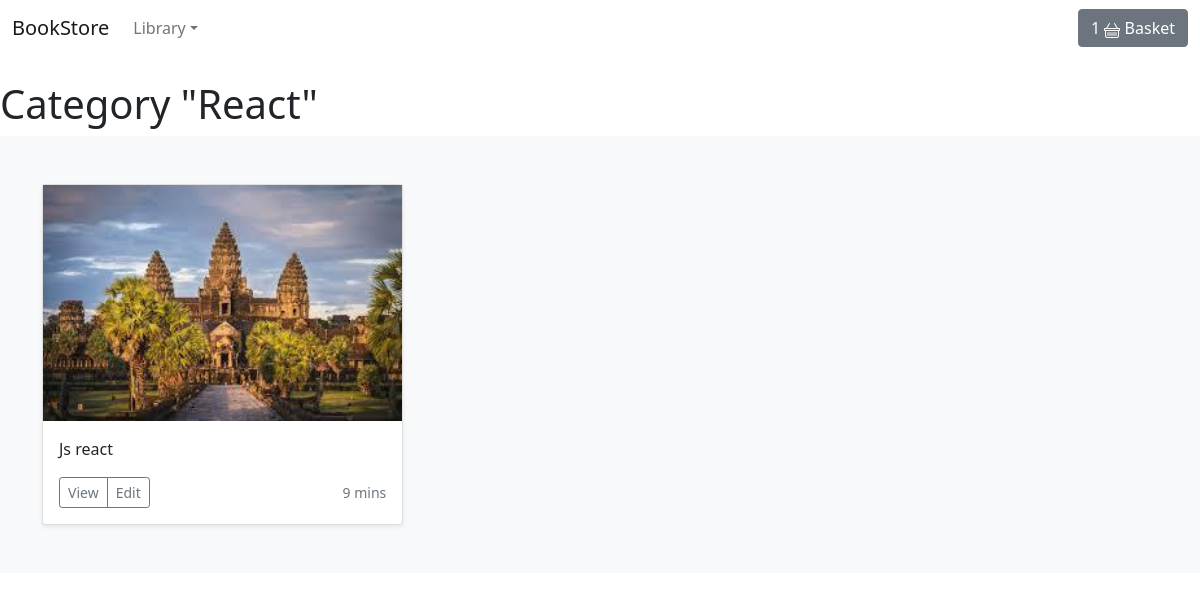
Page /shop/react/ on the committed database.
### store/models.py (models this page shows, shortened)
class Category(models.Model):
    name = models.CharField(max_length=255, db_index=True)
    slug = models.SlugField(max_length=255, unique=True)
    class Meta:
        verbose_name_plural = 'categories'
    def __str__(self):
        return self.name
    def get_absolute_url(self):
        return reverse('store:category_list', args=[self.slug])

class Product(models.Model):
    category = models.ForeignKey(Category, related_name='product', on_delete=models.CASCADE)
    created_by = models.ForeignKey(User, on_delete=models.CASCADE, related_name='product_creator')
    title = models.CharField(max_length=255)
    author = models.CharField(max_length=255, default='admin')
    description = models.TextField(blank=True)
    image = models.ImageField(upload_to='images/',default='images/default.jpg')
    slug = models.SlugField(max_length=255)
    price = models.DecimalField(max_digits=4, decimal_places=2)
    in_stock = models.BooleanField(default=True)
    is_active = models.BooleanField(default=True)
    created = models.DateTimeField(auto_now_add=True)
    updated = models.DateTimeField(auto_now=True)
    objects = models.Manager()
    products = ProductManager()
    class Meta:
        verbose_name_plural = "Products"
        ordering = ('-created',)
    def get_absolute_url(self):
        return reverse('store:product_detail', args=[self.slug])

### store/views.py (the view)
# urls.py: path('shop/<slug:category_slug>/',views.category_list,name='category_list'),
def category_list(request,category_slug):
    category_item = get_object_or_404(Category,slug=category_slug)
    products = Product.objects.filter(category=category_item)
    return render(request,'store/category_slug.html',{'products':products, 'category':category_item})

### basket/context_processors.py (called while the page is built)
def basket(request):
    return {"basket":Basket(request)}

### store/context_processors.py (called while the page is built)
def categories(request):
    return {
        'categories': Category.objects.all()
    }

### store/templates/store/category_slug.html (shortened to what this page needs)
{% extends 'store/base.html' %}
{% block content %}
<h1>Category "{{category|title}}"</h1>
<div class="album py-5 bg-light">
    <div class="container">
        <div class="row row-cols-1 row-cols-sm-2 row-cols-md-3 g-3">
            {% if products %}
            {% for product in products %}
            <div class="col">
                <div class="card shadow-sm">
                    <img class="img-fluid" src="{{product.image.url}}" alt="Responsive image">
                    <div class="card-body">
                        <p class="card-text">{{product.title}}</p>
                        <div class="d-flex justify-content-between align-items-center">
                            <div class="btn-group">
                                <a class="btn btn-sm btn-outline-secondary"
                                        href="{{product.get_absolute_url}}">View</a>
                                <button type="button" class="btn btn-sm btn-outline-secondary">Edit</button>
                            </div>
                            <small class="text-muted">9 mins</small>
                        </div>
                    </div>
                </div>
            </div>
            {% endfor %}
            {% else %}
            <p>This category doesn't have any products</p>
            {% endif %}
        </div>
    </div>
</div>
{% endblock %}

### rows in the picture
Category: name "React"
Product: image (picture), title "Js react"
